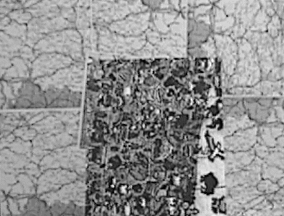
#> input picture Input/map/im0.png, 284 x 216 px, found by its file name
$ python demo.py
#> lines starting #> are read from the running program, lines starting #| are printed output that depends on the picture
### utility.py
import cv2
import os
import math
import numpy as np
from numba import njit, prange

def load_imgs(file_dir):
    """Load images.
    Args:
        file_dir (string): path to a folder containing rectified left and right images

    Returns:
        tuple: two-element tuple containing:
            img0 (numpy.array): Left view of a scene.
            img1 (numpy.array): Right view of a scene."""
#> called with file_dir = 'Input/tsukuba'

    file0 = os.path.join(file_dir, 'im0.png')
    file1 = os.path.join(file_dir, 'im1.png')
    #left
    img0 = cv2.imread(file0)
#> img0 is the input picture: shape (216, 284, 3); min 3, max 255, mean 144.4
    img0 = cv2.cvtColor(img0, cv2.COLOR_BGR2GRAY)
#> img0: shape (216, 284)
    #right
    img1 = cv2.imread(file1)
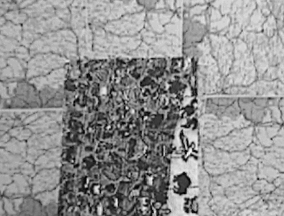
#> input picture Input/map/im1.png, 284 x 216 px, found by its file name
#> img1 is the input picture: shape (216, 284, 3); min 2, max 251, mean 145.8
    img1 = cv2.cvtColor(img1, cv2.COLOR_BGR2GRAY)
#> img1: shape (216, 284)
    return img0, img1

# [33 lines left out: functions compare_disparity, generate_map, not called in this run]

### base.py
import cv2
import numpy as np
from numba import njit, prange

import utility as util

def apply_border(img, border_len, border_type):
    return cv2.copyMakeBorder(img, border_len, border_len, border_len, border_len, border_type)

@njit
def window_match(ref, sample, size, max_offset):
    change = size//2
    m = ref.shape[0] - 2 * change
    n = ref.shape[1] - 2 * change

    ref_features = []
    sample_features = []
    disparity = []
    occluded = []

    for i in prange(m):
        k_val=0
        for j in prange(n):
            min_ssd = 255**2 * (1 + 2 * change) * (1 + 2 * change)
            for k in prange(0, max_offset):
                k_mod = j+k
                if k_mod < n:
                    ssd = 0
                    for l in prange(1 + 2 * change):
                        for o in prange(1 + 2 * change):
                            diff = np.float64(ref[i + l][j + o]) - np.float64(sample[i + l][k_mod + o])
                            ssd = ssd + diff * diff
                    # minimum ssd
                    if ssd < min_ssd:
                        min_ssd = ssd
                        k_val = k_mod
            ref_features.append((j, i))
            sample_features.append((k_val, i))
            dis = k_val - j
            if dis < 0:
                dis = -1*dis
            disparity.append(dis)
        occluded.append((-1, -1))
    return ref_features, sample_features, disparity, occluded

# [41 lines left out: function unique_window_match, not called in this run]

def perform_match(ref, sample, max_offset, disparity_norm, size=3, unique=False, occlusion=1000):
#> called with max_offset = 24, disparity_norm = 16, size = 9, unique = False, occlusion = 1000
    print('Performing SSD window match')
    shape = ref.shape
#> shape = (216, 284)
    change = size//2
    ref = apply_border(ref, change, cv2.BORDER_CONSTANT)
#> in apply_border, `return cv2.copyMakeBorder(img, border_len, border_len, border_len, bor..`:
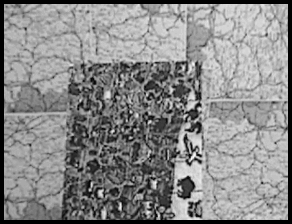
#> returned value: shape (224, 292); min 0, max 251, mean 136.8
    sample = apply_border(sample, change, cv2.BORDER_CONSTANT)
#> call 2 of apply_border, with border_len = 4, border_type = 0
#> in apply_border (call 2), `return cv2.copyMakeBorder(img, border_len, border_len, border_len, bor..`:
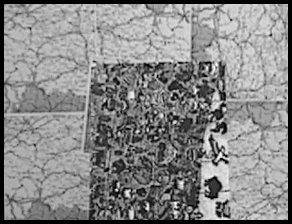
#> returned value: shape (224, 292); min 0, max 255, mean 135.4
    if unique:
        ref_features, sample_features, disparity, occluded = unique_window_match(ref, sample, size, max_offset, occlusion)
    else:
        ref_features, sample_features, disparity, occluded = window_match(ref, sample, size, max_offset)
        occluded = occluded[1:]
    print('Matching finished')
    map = util.generate_map(shape, ref_features, disparity, disparity_norm)
    return map

### demo.py
import cv2
import os
import numpy as np

import utility as util
import base
import axpansion as axp

input_dir = 'Input'
output_dir = 'Output'
tsukuba = os.path.join(input_dir, 'tsukuba')
map_dir = os.path.join(input_dir, 'map')

# [16 lines left out: function demo_custom, not called in this run]

def demo_window():
    sample, ref = util.load_imgs(tsukuba)
    map = base.perform_match(ref, sample,  max_offset=24, disparity_norm=16, size=9)
    cv2.imwrite(os.path.join(output_dir, 'tsukuba_window.png'), map)

    map = base.perform_match(ref, sample, max_offset=24, disparity_norm=16, size=9, unique=True, occlusion=10000)
    cv2.imwrite(os.path.join(output_dir, 'tsukuba_window_unique.png'), map)

    rev_sample = ref[::, ::-1]
    rev_ref = sample[::, ::-1]
    rev_map = base.perform_match(rev_ref, rev_sample, max_offset=24, disparity_norm=16, size=9)
    rev_map = rev_map[::, ::-1]
    cv2.imwrite(os.path.join(output_dir, 'tsukuba_window_rev.png'), rev_map)

    shape = ref.shape
    canvas = np.zeros(shape).astype(np.uint8)
    canvas[:, :shape[1] - 8] = rev_map[:, 8:]
    matches = map == canvas
    occlu = np.multiply(map, matches)
    cv2.imwrite(os.path.join(output_dir, 'tsukuba_window_occlusion.png'), occlu)

    sample, ref = util.load_imgs(map_dir)
    map = base.perform_match(ref, sample, max_offset=8, disparity_norm=4, size=9)
    cv2.imwrite(os.path.join(output_dir, 'map_window.png'), map)

# [47 lines left out: functions demo_alpha_expansion, demo_comparisons, not called in this run]

if __name__ == "__main__":
    # Example for running a demo for your own images:
    # demo_custom(folder_dir=os.path.join('Input', 'tsukuba'), max_offset=24, disparity_norm=16, model=1, size=9, unique=False, occlusion=10000)
#> (the run stopped early here; a loop or call above may not have finished)
